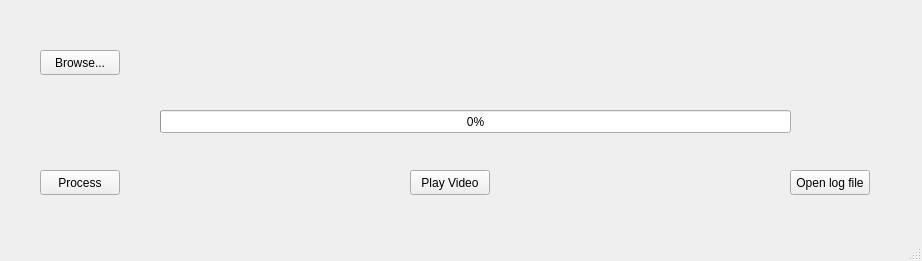
<?xml version="1.0" encoding="UTF-8"?>
<ui version="4.0">
 <class>AthleteTrackerView</class>
 <widget class="QMainWindow" name="AthleteTrackerView">
  <property name="geometry">
   <rect>
    <x>0</x>
    <y>0</y>
    <width>922</width>
    <height>261</height>
   </rect>
  </property>
  <property name="windowTitle">
   <string>AthleteTracker</string>
  </property>
  <widget class="QWidget" name="centralwidget">
   <widget class="QPushButton" name="BrowseBtn">
    <property name="geometry">
     <rect>
      <x>40</x>
      <y>50</y>
      <width>80</width>
      <height>25</height>
     </rect>
    </property>
    <property name="text">
     <string>Browse...</string>
    </property>
   </widget>
   <widget class="QPushButton" name="ProcessBtn">
    <property name="geometry">
     <rect>
      <x>40</x>
      <y>170</y>
      <width>80</width>
      <height>25</height>
     </rect>
    </property>
    <property name="text">
     <string>Process</string>
    </property>
   </widget>
   <widget class="QLabel" name="filePathLabel">
    <property name="geometry">
     <rect>
      <x>190</x>
      <y>50</y>
      <width>591</width>
      <height>21</height>
     </rect>
    </property>
    <property name="text">
     <string/>
    </property>
   </widget>
   <widget class="QPushButton" name="PlayBtn">
    <property name="geometry">
     <rect>
      <x>410</x>
      <y>170</y>
      <width>80</width>
      <height>25</height>
     </rect>
    </property>
    <property name="text">
     <string>Play Video</string>
    </property>
    <property name="checkable">
     <bool>true</bool>
    </property>
   </widget>
   <widget class="QPushButton" name="OpenLogBtn">
    <property name="geometry">
     <rect>
      <x>790</x>
      <y>170</y>
      <width>80</width>
      <height>25</height>
     </rect>
    </property>
    <property name="text">
     <string>Open log file</string>
    </property>
   </widget>
   <widget class="QProgressBar" name="progressBar">
    <property name="geometry">
     <rect>
      <x>160</x>
      <y>110</y>
      <width>631</width>
      <height>23</height>
     </rect>
    </property>
    <property name="value">
     <number>0</number>
    </property>
   </widget>
  </widget>
  <widget class="QStatusBar" name="statusbar"/>
  <widget class="QMenuBar" name="menubar">
   <property name="geometry">
    <rect>
     <x>0</x>
     <y>0</y>
     <width>922</width>
     <height>25</height>
    </rect>
   </property>
  </widget>
 </widget>
 <resources/>
 <connections/>
</ui>
